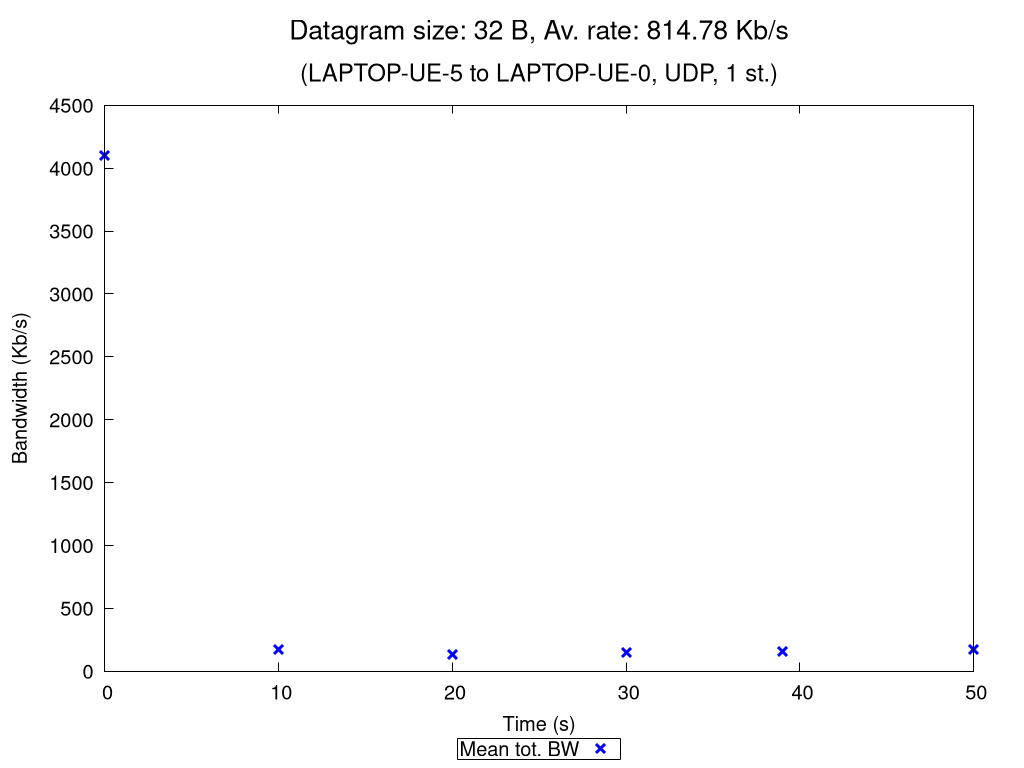

Write gnuplot code to recreate this figure.
set terminal pngcairo nocrop enhanced size 1024,768 font "Verdana,15"
set output "UDP_1_st_2020_10_18_08-18-25_two2one_00032B.png"

set title "{/=20 Datagram size: 32 B, Av. rate: 814.78 Kb/s}\n\n{/=18 (LAPTOP-UE-5 to LAPTOP-UE-0, UDP, 1 st.)}"

set xlabel "Time (s)"
set ylabel "Bandwidth (Kb/s)"
set ytics nomirror
set key bmargin center horizontal box samplen 1 width -1
set bmargin 4.6
set rmargin 4.5

rf = 1000.0  # rate factor
set style fill transparent solid 0.2 noborder
set autoscale xfix
plot "UDP_1_st_2020_10_18_08-18-25_two2one_00032B_iperf_processed.dat" using 1:($2/rf-$3/rf):($2/rf+$3/rf) with filledcurves lc rgb "blue" notitle, \
     "" using 1:($2/rf) with points pt 2 ps 1.5 lw 3 lc rgb "blue" title "Mean tot. BW", \
